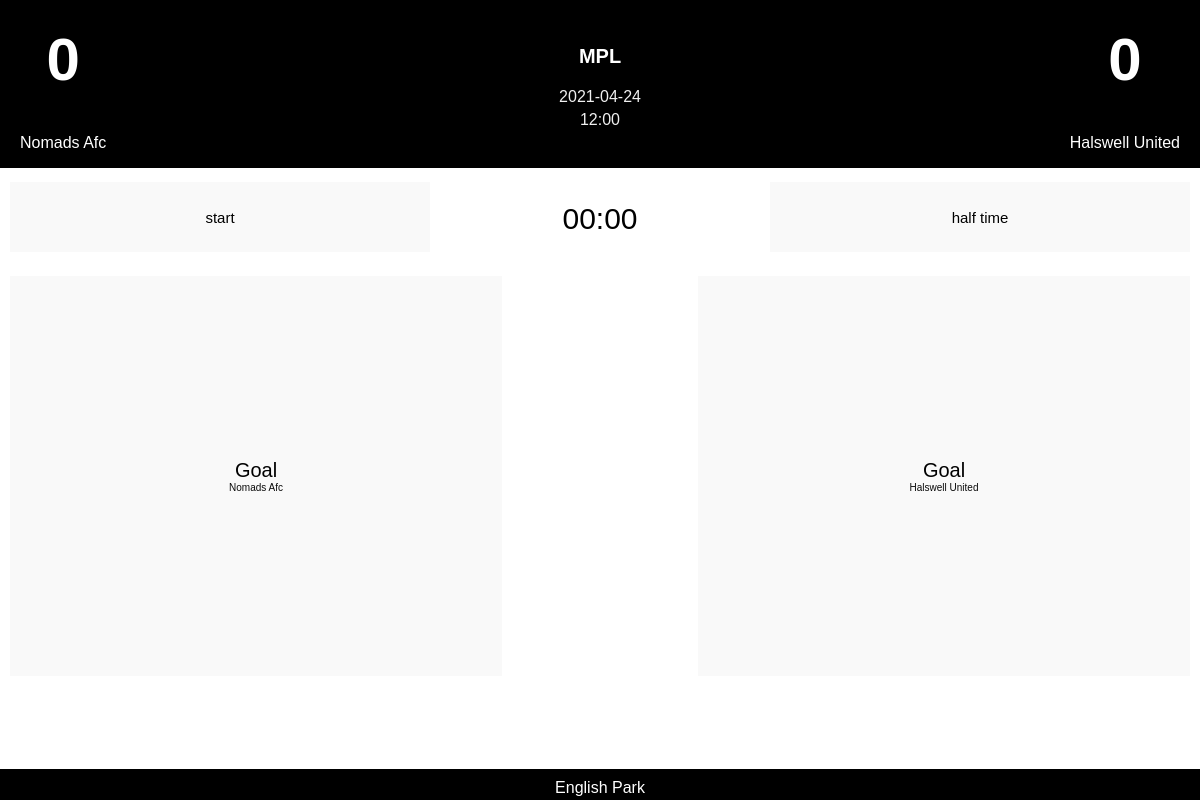
The page /live_score/2 on the database its author committed.
### tables this page shows
CREATE TABLE games (id INTEGER PRIMARY KEY, competition_id INTEGER REFERENCES competition (id), home_team_id INTEGER REFERENCES team (id), away_team_id INTEGER REFERENCES team (id), kickoff_time TIME, date DATE, Match_week INTEGER, location INTEGER REFERENCES location (id), home_score INTEGER DEFAULT (0), away_score INTEGER DEFAULT (0), ingame_mins INTEGER, status_id INTEGER REFERENCES status (id));

CREATE TABLE team (id INTEGER PRIMARY KEY, team_name TEXT);

CREATE TABLE competition (id INTEGER PRIMARY KEY, name TEXT);

CREATE TABLE location (id INTEGER PRIMARY KEY, park TEXT);

### app.py (the view)
@app.route('/live_score/<id>', methods=['GET', 'POST'])
def live_score(id):
    try:
        id = int(id)
        if id > 0:
            pass
        else:
            return redirect(f'/game_select')
    except:
        return redirect(f'/game_select')
    cursor =get_db().cursor()
    sql1 = f'''SELECT games.id,
                competition.name,
                t1.team_name,
                t2.team_name,
                games.kickoff_time,
                games.date,
                games.match_week,
                location.park,
                games.home_Score,
                games.away_score,
                games.ingame_mins
            FROM games
                JOIN
                team t1 ON games.home_team_id = t1.id
                JOIN
                team t2 ON games.away_team_id = t2.id
                JOIN
                competition ON games.competition_id = competition.id
                JOIN
                location ON games.location = location.id
              WHERE games.id = {id};
            '''
    cursor.execute(sql1)
    results = cursor.fetchall()
    results = results[0]
    return render_template('live_score.html', game_info = results)

### app.py (called while the page is built)
def get_db():
    db = getattr(g, '_database', None)
    if db is None:
        db = g._database = sqlite3.connect(DATABASE)
    return db

### templates/live_score.html (shortened to what this page needs)
<!DOCTYPE html>
<html lang="en">
<head>
    <link rel="stylesheet" href="../static/stylesheet.css">
</head>
<body onload="timer()">
    <div id="score_counter" >
        <header class="display_score">
            <div class= "home_team_scoreboard">
                {%if game_info[8] == None%}
                    <h1 id="home_team_score" value =0>0</h1>
                {%else%}
                    <h1 id="home_team_score" value ={{game_info[8]}}>{{game_info[8]}}</h1>
                {%endif%}
                <p class="team_name" >{{game_info[2]}}</p>
            </div>
            <div class="match_info">
                <p >{{game_info[1]}} </p>
                <p>{{game_info[5]}}</p>
                <p>{{game_info[4]}}</p>
            </div>
            <div class="away_team_scoreboard">
                {%if game_info[9] == None%}
                    <h1 id="away_team_score" value ='0'>0</h1>
                {%else%}
                    <h1 id="away_team_score" value ='{{game_info[9] }}'>{{game_info[9]}}</h1>
                {%endif%}
                <p class = "team_name">{{game_info[3]}}</p>
            </div>
        </header>
        <section class="time">
            <div class="start_stop">
                <button id="start-stop_button" onclick='startstop()'>start</button>
            </div>
            <div class="timer">
                <p id="display">00:00</p>
            </div>
            <div class="half-full_time">
                <button id="half-full_time_button" onclick="half_full_time()">half time</button>
            </div>
        </section>
        <section class="input_goal">
            <div class="home_team_goal">
                <button type="submit" id=home_team_goal_button>Goal <span>{{game_info[2]}}</span></button>
            </div>
            <div class="away_team_goal">
                <button id=away_team_goal_button>Goal <span>{{game_info[3]}}</span></button>
            </div>
        </section>
        <footer class="footer">
            <p>{{game_info[7]}}</p>
        </footer>
    </div>
</body>
</html>

### static/stylesheet.css (style rules this page uses)
body { margin: 0; padding: 0; font-family: Arial, Helvetica, sans-serif; height: 100vh; }
.display_score { background-color: black; color: white; display: inline-block; width: 100vw; }
.home_team_scoreboard, .away_team_scoreboard { display: block; padding: 0px 20px; }
.home_team_scoreboard { float: left; text-align: center; margin-top: -15px; }
.away_team_scoreboard { float: right; text-align: center; margin-top: -15px; }
.away_team_scoreboard h1, .home_team_scoreboard h1 { font-size: 60px; }
.match_info { position: absolute; display: block; left: 50%; transform: translateX(-50%); margin-top: 25px; text-align: center; }
.match_info p:nth-child(2), .match_info p:nth-child(3) { margin: 5px; color: rgb(240, 240, 240); }
.match_info p:nth-child(1) { font-size: 20px; font-weight: bold; }
.time { color: black; display: inline-block; width:100vw ; }
.start_stop { display: block; float: left; }
.half-full_time { display: block; float: right; }
.timer { position: absolute; display: block; left: 50%; transform: translateX(-50%); text-align: center; font-size: 30px; }
#half-full_time_button, #start-stop_button { display: block; border: none; width: 35vw; height: 70px; padding: 8px 0px; margin: 10px; text-decoration: none; background: rgb(249,249,249); color: black; font-size: 15px; cursor: pointer; text-align: center; transition: .1s ease-in-out; }
.input_goal { height: 40vh; width: 100vw; display: inline-block; }
.away_team_goal { display: block; float: right; }
.home_team_goal { display: block; float: left; }
#home_team_goal_button,#away_team_goal_button { display: block; border: none; width: 41vw; height: 50vh; padding: 2px 0px; margin: 10px; text-decoration: none; background: rgb(249,249,249); color: black; font-size: 15px; cursor: pointer; text-align: center; transition: .1s ease-in-out; }
#home_team_goal_button , #away_team_goal_button { font-size: 20px; }
#home_team_goal_button span, #away_team_goal_button span { display: block; font-size: 10px; color: rgb(10, 10, 10); }
.footer p { position: absolute; width: 100vw; bottom: -20px; height: 20px; padding-top: 10px; padding-bottom: 5px; background-color: black; color: white; text-align: center; }

### rows shown on the page
games: home_score "0", date "2021-04-24", kickoff_time "12:00", away_score "0"
team: team_name "Nomads Afc"
competition: name "MPL"
team: team_name "Halswell United"
location: park "English Park"
